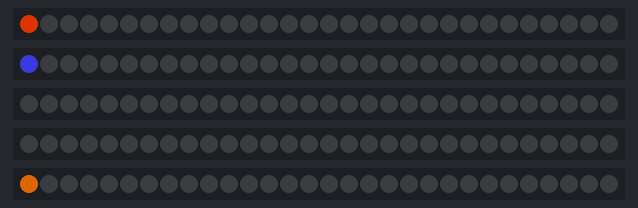
Simulated run of this sketch. Board: ESP8266 (Wemos D1 mini). Parts: 5 × 30 RGB LEDs in strip order, left to right. Dim RGB values are drawn brighter than linear; WiFi joins after 1.5 s; servers stay silent unless stated; random numbers use the default seed unless the sketch sets one; what the sketch prints to the serial monitor is not drawn.

Above: at 2.17 s.
At 4.41 s:
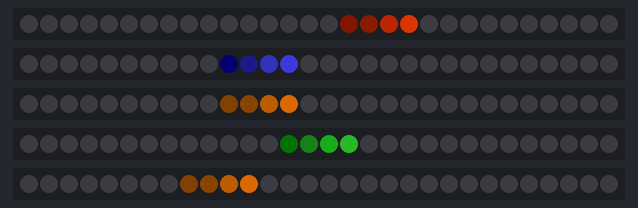
At 8.69 s:
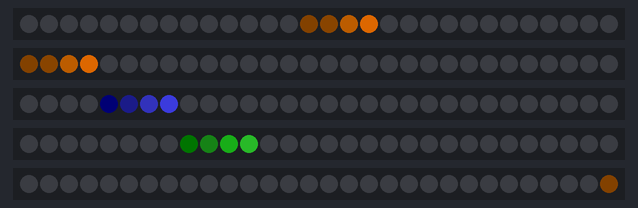
At 16.17 s:
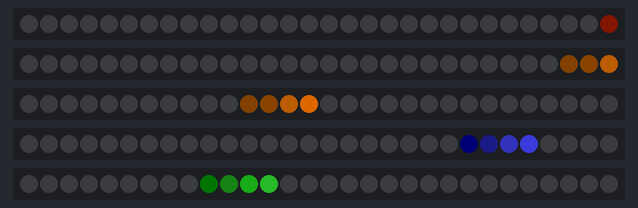
At 23.6 s:
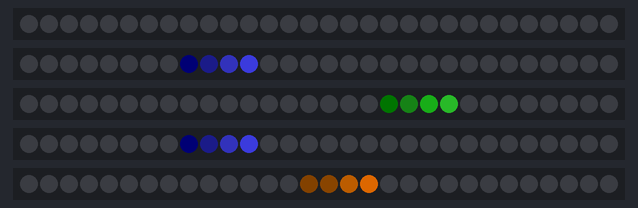
At 38.93 s:
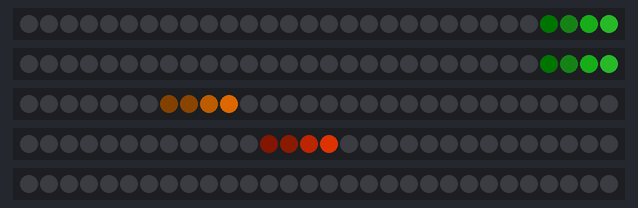

The sketch:

NeoRainMultistrip.ino
```cpp
/***********************************************************************************************
 * Programa: Neo Rain Multistrip
 *
 * Autor: Juanjo Soriano
 * Contacto: juanjosoriano[arroba]gmail.com
 *
 * Descripción:
 *** Teniendo un número configurable de tiras neopixel con el mismo número de puntos se crea
 *** un efecto lluvia.
 ***
 *** Se puede actualizar vía OTA.
 ***
 *** Inicialmente está configurado para 5 tiras de 30 LED para un Wemos D1 Mini en los pines
 *** indicados más abajo. El tiempo de espera está entre 1 y 5 segundos y la velocidad entre
 *** 3 y 10 LED por segundo. El efecto tendrá 4 LED (más el quinto que se deja apagado siempre).
 *
 **********************************************************************************************/
#include <FastLED.h>
#include <ESP8266WiFi.h>
#include <ESP8266mDNS.h>
#include <WiFiUdp.h>
#include <ArduinoOTA.h>

#ifndef STASSID
#define STASSID "HOME_SWEET_HOME"   // OPCION: El nombre de tu WiFi para poder usar OTA
#define STAPSK  "M4ndr4k312345"     // OPCION: La password de tu WiFi para poder usar OTA
#endif

const char* ssid = STASSID;     // ¡¡¡NO TOCAR!!!
const char* password = STAPSK;  // ¡¡¡NO TOCAR!!!

#define NUM_LEDS 30           // OPCION: El número de píxeles que tiene cada tira
#define NUM_STRIPS 5          // OPCION: El número de tiras que hay en total (anotar los pins de control más abajo)
#define NUM_COLORS 5          // OPCION: Número total de colores a usar para el efecto de la lluvia (incluye negro)
#define NUM_SETS 4            // OPCION: Número de combinaciones de colores entre los que elegir
#define MIN_WAIT_TIME 200     // OPCION: Tiempo mínimo de espera (en ms)
#define MAX_WAIT_TIME 1000    // OPCION: Tiempo máximo de espera (en ms)
#define MIN_RAIN_SPEED 5      // OPCION: Velocidad mínima de la lluvia (en LED/seg)
#define MAX_RAIN_SPEED 10     // OPCION: Velocidad máxima de la lluvia (en LED/seg)

#define STRIP_1_PIN 4         // OPCION: El pin de cada tira (modifica el setup() para que coincida con el número de tiras) (D2)
#define STRIP_2_PIN 5         // OPCION: El pin de cada tira (modifica el setup() para que coincida con el número de tiras) (D1)
#define STRIP_3_PIN 12        // OPCION: El pin de cada tira (modifica el setup() para que coincida con el número de tiras) (D6)
#define STRIP_4_PIN 13        // OPCION: El pin de cada tira (modifica el setup() para que coincida con el número de tiras) (D7)
#define STRIP_5_PIN 14        // OPCION: El pin de cada tira (modifica el setup() para que coincida con el número de tiras) (D5)

/**** VARIABLES GLOBALES PARA CONTROLAR EL EFECTO ****/
uint8_t currentLed[NUM_STRIPS];       // Controla en que LED está el punto más luminoso
uint8_t rainSpeed[NUM_STRIPS];        // Controla la velocidad a la que irá la lluvia
uint8_t colorSet[NUM_STRIPS];         // Controla el set de colores para cada tira
long waitTime[NUM_STRIPS];            // Controla cuánto se debe esperar para redibujar
long initialTime[NUM_STRIPS];         // Controla desde cuándo se debe contar el tiempo de espera
bool isRaining[NUM_STRIPS];           // Controla cuándo ha acabado la caída de la gota

CRGB ledColors[NUM_STRIPS][NUM_LEDS]; // El color que debe mostrar cada LED en una matriz bidimensional (tabla)

CRGB rainColors[NUM_SETS][NUM_COLORS] = {       // OPCION: Colores para el efecto, de más a menos luminoso (incluye apagado) ¡CAMBIAR NUM_COLORS arriba!
  {                                             // Color azul
    CRGB(40, 40, 150),
    CRGB(20, 20, 75),
    CRGB(2, 2, 10),
    CRGB(0, 0, 1),
    CRGB::Black
  },
  {                                             // Color verde
    CRGB(15, 70, 15),
    CRGB(7, 50, 7),
    CRGB(1, 6, 1),
    CRGB(0, 1, 0),
    CRGB::Black
  },
  {                                             // Color naranja
    CRGB(150, 35, 0),
    CRGB(75, 15, 0),
    CRGB(10, 2, 0),
    CRGB(6, 1, 0),
    CRGB::Black
  },
  {                                             // Color amarillo
    CRGB(150, 70, 0),
    CRGB(75, 37, 0),
    CRGB(10, 5, 0),
    CRGB(6, 3, 0),
    CRGB::Black
  }
};

long currentTime;                     // El tiempo medido al inicio del loop()


/*************************************************************
 * Función de preparación para poder usar OTA (Over The Air) *
 * No se detalla ya que es un copia/pega de la librería      *
 * Crédito: Ejemplo de la librería estándar                  *
 ************************************************************/
void OTASetup(){
  WiFi.mode(WIFI_STA);
  WiFi.begin(ssid, password);
  while (WiFi.waitForConnectResult() != WL_CONNECTED) {
    Serial.println("Connection Failed! Rebooting...");
    delay(5000);
    ESP.restart();
  }

  ArduinoOTA.setHostname("NeoRainMulti");

  ArduinoOTA.onStart([]() {
    String type;
    if (ArduinoOTA.getCommand() == U_FLASH) {
      type = "sketch";
    } else { // U_FS
      type = "filesystem";
    }
  });

  ArduinoOTA.onEnd([]() {
    Serial.println("\nEnd");
  });

  ArduinoOTA.onProgress([](unsigned int progress, unsigned int total) {
    Serial.printf("Progress: %u%%\r", (progress / (total / 100)));
  });

  ArduinoOTA.onError([](ota_error_t error) {
    Serial.printf("Error[%u]: ", error);
    if (error == OTA_AUTH_ERROR) {
      Serial.println("Auth Failed");
    } else if (error == OTA_BEGIN_ERROR) {
      Serial.println("Begin Failed");
    } else if (error == OTA_CONNECT_ERROR) {
      Serial.println("Connect Failed");
    } else if (error == OTA_RECEIVE_ERROR) {
      Serial.println("Receive Failed");
    } else if (error == OTA_END_ERROR) {
      Serial.println("End Failed");
    }
  });

  ArduinoOTA.begin();
  Serial.println("Listo");
  Serial.print("Direccion IP: ");
  Serial.println(WiFi.localIP());
}

/********************************************************************************
 * Función setup obligatoria en Arduino donde preparamos las tiras LED y el OTA *
 *******************************************************************************/

void setup() {
  Serial.begin(115200);                                                 // Inicializamos el puerto serie para los mensajes de OTASetup()

  OTASetup();                                                           // Preparar el OTA

  randomSeed(analogRead(0));                                            // Inicializamos la semilla del código pseudo-aleatorio

  FastLED.addLeds<NEOPIXEL, STRIP_1_PIN>(ledColors[0], NUM_LEDS);       // Inicializamos las tiras LED
  FastLED.addLeds<NEOPIXEL, STRIP_2_PIN>(ledColors[1], NUM_LEDS);       //
  FastLED.addLeds<NEOPIXEL, STRIP_3_PIN>(ledColors[2], NUM_LEDS);       // OPCION: Añadir o quitar líneas si se cambia el número de tiras
  FastLED.addLeds<NEOPIXEL, STRIP_4_PIN>(ledColors[3], NUM_LEDS);       //
  FastLED.addLeds<NEOPIXEL, STRIP_5_PIN>(ledColors[4], NUM_LEDS);       //
  for (int i = 0; i < NUM_STRIPS; i++){                                 // Bucle de inicialización de las tiras
    currentLed[i] = 0;                                                    // La posición de la gota estará al principio
    isRaining[i] = false;                                                 // No está realizando la lluvia
    for (int j = 0; j < NUM_LEDS; j++){                                   // Bucle para apagar todos los LED
      ledColors[i][j] = CRGB::Black;                                        // Cada LED en negro
    }
  }
  FastLED.show();                                                       // Mostrar los LED como los hemos preparado (todo apagado)
}

/************************************************************
 * Función para preparar cada tira LED antes del redibujado *
 ************************************************************/

void prepareStrip(uint8_t strip){
  if (currentTime - initialTime[strip] >= waitTime[strip]){                     // Si ya ha pasado el tiempo de espera
    waitTime[strip] = 1000 / rainSpeed[strip];                                    // Recalculamos el tiempo de espera según la velocidad
    initialTime[strip] = currentTime;                                             // El nuevo punto de inicio de espera
    for (int i = 0; i < NUM_COLORS; i++){                                         // Bucle para cada color del efecto
      if (currentLed[strip] - i < 0) break;                                        // Si estamos al principio desechamos la cola saliendo del bucle
      if (currentLed[strip] - i < NUM_LEDS){                                        // Si estamos al final los puntos más lumnisos no se pintan
        ledColors[strip][currentLed[strip] - i] = rainColors[colorSet[strip]][i];   // Pintamos el LED
      }
    }
    currentLed[strip]++;                                                          // Avanzamos la posición del inicio de la gota
    if (currentLed[strip] >= NUM_LEDS + NUM_COLORS - 1){                          // Si ya ha acabado
      isRaining[strip] = false;                                                     // Ya no está lloviendo y se deberá resetear con nueva velocidad
    }
  }
}

/***********************************************************************************
 * Bucle principal obligatorio en Arduino donde se realiza el control del programa *
 **********************************************************************************/

void loop() {
  ArduinoOTA.handle();                                          // Cedemos el control por si ha venido una actualización OTA

  currentTime = millis();                                       // Guardamos el tiempo actual para posteriores cálculos de tiempos de espera
  for (uint8_t i = 0; i < NUM_STRIPS; i++){                     // Bucle para pasar por cada tira LED
    if (!isRaining[i]){                                           // Si no está dibujando (primera pasada o tras acabar una)
      initialTime[i] = currentTime;                                 // El tiempo a contar para la espera será desde el tiempo actual
      currentLed[i] = 0;                                            // Reseteamos la posición de la gota
      waitTime[i] = random(MIN_WAIT_TIME, MAX_WAIT_TIME);           // Calculamos un tiempo de espera inicial aleatorio
      rainSpeed[i] = random(MIN_RAIN_SPEED, MAX_RAIN_SPEED);        // Calculamos una velocidad aleatoria
      colorSet[i] = random(0, NUM_SETS);                            // Calculamos un set de colores aleatorio
      isRaining[i] = true;                                          // Indicamos que está lloviendo en esta tira
    }
    prepareStrip(i);                                             // Llamamos a la función para dibujar la tira
  }
  FastLED.show();                                               // Actualizamos los LED que hemos preparado
}
```
